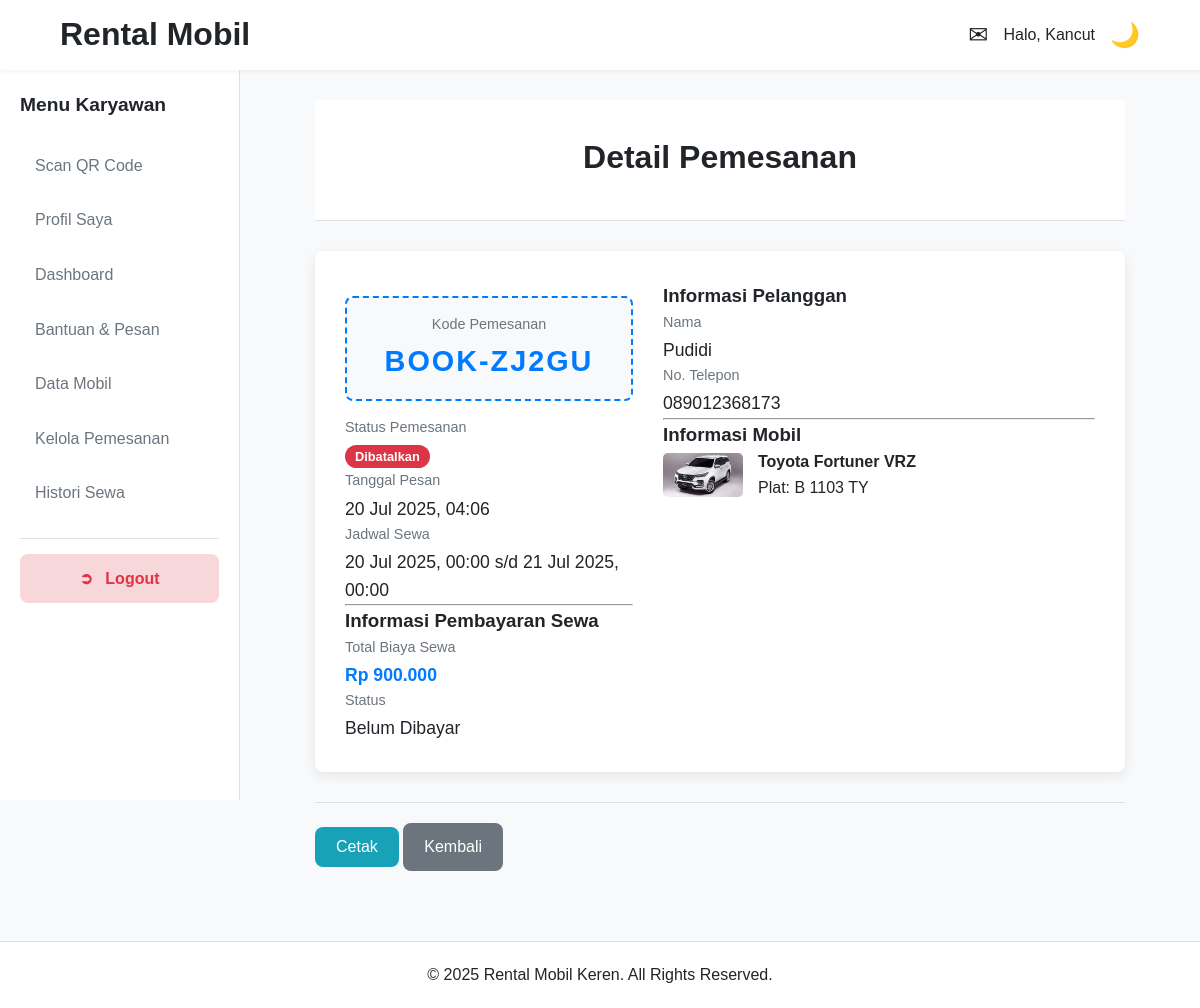
Before: /actions/pemesanan/detail.php?id=15 (signed in) with the older database file.
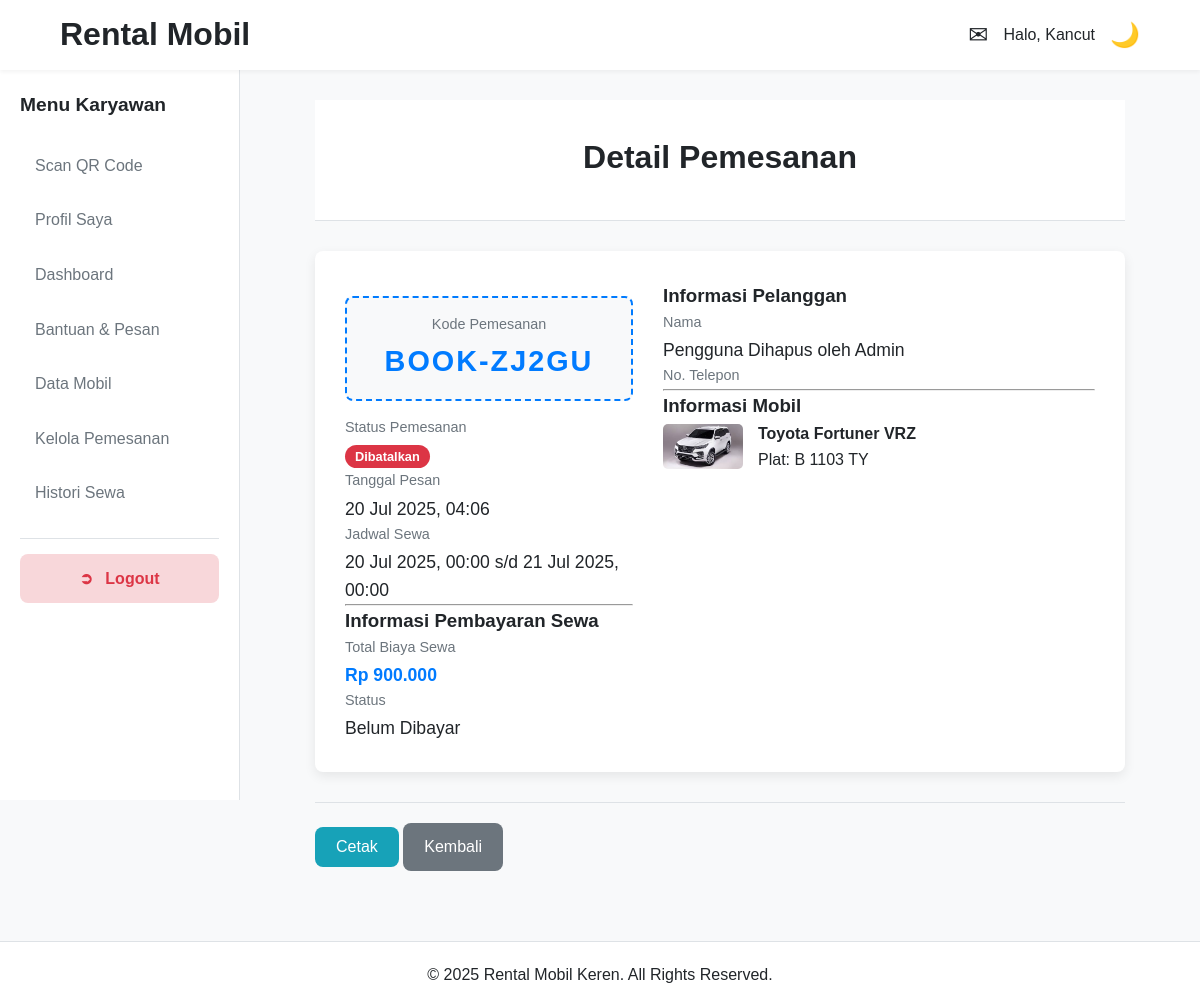
After: the same page with the newer database file.
### tables this page shows
CREATE TABLE `pemesanan` (
  `id_pemesanan` int(11) NOT NULL,
  `kode_pemesanan` varchar(10) NOT NULL,
  `id_pengguna` int(11) NOT NULL,
  `id_mobil` int(11) NOT NULL,
  `tanggal_mulai` datetime NOT NULL,
  `tanggal_selesai` datetime NOT NULL,
  `tanggal_pengembalian` datetime DEFAULT NULL,
  `total_biaya` decimal(12,2) NOT NULL,
  `total_denda` decimal(12,2) DEFAULT 0.00,
  `total_biaya_diajukan` decimal(12,2) DEFAULT NULL,
  `status_pemesanan` enum('Menunggu Pembayaran','Menunggu Verifikasi','Dikonfirmasi','Berjalan','Selesai','Dibatalkan','Pengajuan Pembatalan','Pengajuan Ambil Cepat','Menunggu Pembayaran Denda','Pengajuan Ditolak') NOT NULL,
  `alasan_pembatalan` text DEFAULT NULL,
  `rekening_pembatalan` varchar(50) DEFAULT NULL,
  `rating_pengguna` int(1) DEFAULT NULL,
  `review_pelanggan` text DEFAULT NULL,
  `catatan_admin` varchar(255) DEFAULT NULL,
  `waktu_pengambilan` datetime DEFAULT NULL,
  `waktu_pengembalian` datetime DEFAULT NULL,
  `batas_pembayaran` datetime DEFAULT NULL,
  `tgl_mulai_diajukan` datetime DEFAULT NULL,
  `tanggal_pemesanan` timestamp NOT NULL DEFAULT current_timestamp(),
  `updated_at` timestamp NOT NULL DEFAULT current_timestamp() ON UPDATE current_timestamp()
);

CREATE TABLE `pengguna` (
  `id_pengguna` int(11) NOT NULL,
  `username` varchar(50) NOT NULL,
  `password` varchar(255) NOT NULL,
  `nama_lengkap` varchar(100) NOT NULL,
  `nik` varchar(16) DEFAULT NULL,
  `foto_ktp` varchar(255) DEFAULT NULL,
  `email` varchar(100) NOT NULL,
  `no_telp` varchar(15) NOT NULL,
  `alamat` text DEFAULT NULL,
  `role` enum('Admin','Karyawan','Pelanggan') NOT NULL DEFAULT 'Pelanggan',
  `created_at` timestamp NOT NULL DEFAULT current_timestamp()
);

CREATE TABLE `mobil` (
  `id_mobil` int(11) NOT NULL,
  `plat_nomor` varchar(10) NOT NULL,
  `merk` varchar(50) NOT NULL,
  `model` varchar(50) NOT NULL,
  `tahun` year(4) NOT NULL,
  `jenis_mobil` varchar(50) DEFAULT NULL,
  `harga_sewa_harian` decimal(10,2) NOT NULL,
  `denda_per_hari` decimal(10,2) NOT NULL,
  `status` enum('Tersedia','Disewa','Perawatan','Tidak Aktif','Dipesan') NOT NULL DEFAULT 'Tersedia',
  `gambar_mobil` varchar(255) DEFAULT NULL,
  `spesifikasi` text DEFAULT NULL,
  `kelas_mobil` enum('Low level','Mid level','High level','Luxury') DEFAULT 'Mid level',
  `updated_at` timestamp NOT NULL DEFAULT current_timestamp() ON UPDATE current_timestamp()
);

### includes/functions.php (called while the page is built, shortened)
<?php
function format_rupiah($angka) {
    return 'Rp ' . number_format($angka, 0, ',', '.');
}

### actions/pemesanan/detail.php (the view, shortened to what this page needs)
<?php
require_once '../../includes/config.php';
require_once '../../includes/functions.php';
$id_pemesanan = isset($_GET['id']) ? (int)$_GET['id'] : 0;
try {
    $stmt_main = $pdo->prepare(
        "SELECT p.*,
                u.nama_lengkap AS nama_pelanggan, u.email AS email_pelanggan, u.no_telp AS telp_pelanggan,
                m.merk, m.model, m.plat_nomor, m.gambar_mobil, m.denda_per_hari
         FROM pemesanan p
         JOIN pengguna u ON p.id_pengguna = u.id_pengguna
         JOIN mobil m ON p.id_mobil = m.id_mobil
         WHERE p.id_pemesanan = ?"
    );
    $stmt_main->execute([$id_pemesanan]);
    $pemesanan = $stmt_main->fetch();
    $stmt_sewa = $pdo->prepare("SELECT * FROM pembayaran WHERE id_pemesanan = ? AND tipe_pembayaran = 'Sewa'");
    $stmt_sewa->execute([$id_pemesanan]);
    $pembayaran_sewa = $stmt_sewa->fetch();
} catch (PDOException $e) {
    die("Terjadi kesalahan pada database: " . $e->getMessage());
}
require_once '../../includes/header.php';
?>
<div class="page-header">
    <h1>Detail Pemesanan</h1>
</div>
<div class="detail-container">
    <div class="detail-main">
        <div class="info-item booking-code-item">
            <span class="label">Kode Pemesanan</span>
            <span class="value code"><?= htmlspecialchars($pemesanan['kode_pemesanan']) ?></span>
        </div>
        <div class="info-item"><span class="label">Status Pemesanan</span><span class="value"><span class="status-badge status-<?= strtolower(str_replace(' ', '-', $pemesanan['status_pemesanan'])) ?>"><?= htmlspecialchars($pemesanan['status_pemesanan']) ?></span></span></div>
        <div class="info-item"><span class="label">Tanggal Pesan</span><span class="value"><?= date('d M Y, H:i', strtotime($pemesanan['tanggal_pemesanan'])) ?></span></div>
        <div class="info-item"><span class="label">Jadwal Sewa</span><span class="value"><?= date('d M Y, H:i', strtotime($pemesanan['tanggal_mulai'])) ?> s/d <?= date('d M Y, H:i', strtotime($pemesanan['tanggal_selesai'])) ?></span></div>
        <hr>
        <h3>Informasi Pembayaran Sewa</h3>
        <div class="info-item"><span class="label">Total Biaya Sewa</span><span class="value price"><?= format_rupiah($pemesanan['total_biaya']) ?></span></div>
        <div class="info-item"><span class="label">Status</span><span class="value"><?= htmlspecialchars($pembayaran_sewa['status_pembayaran'] ?? 'Belum Dibayar') ?></span></div>
    </div>
    <div class="detail-sidebar">
        <h3>Informasi Pelanggan</h3>
        <div class="info-item"><span class="label">Nama</span><span class="value"><?= htmlspecialchars($pemesanan['nama_pelanggan']) ?></span></div>
        <div class="info-item"><span class="label">No. Telepon</span><span class="value"><?= htmlspecialchars($pemesanan['telp_pelanggan']) ?></span></div>
        <hr>
        <h3>Informasi Mobil</h3>
        <div class="info-item-row"><img src="<?= BASE_URL ?>assets/img/mobil/<?= htmlspecialchars($pemesanan['gambar_mobil'] ?: 'default-car.png') ?>" alt="Mobil" class="info-item-image">
            <div><strong><?= htmlspecialchars($pemesanan['merk'] . ' ' . $pemesanan['model']) ?></strong><br>Plat: <?= htmlspecialchars($pemesanan['plat_nomor']) ?></div>
        </div>
    </div>
</div>
<div class="detail-actions">
    <button onclick="window.print();" class="btn btn-info">Cetak</button>
    <a href="<?= BASE_URL . strtolower($role_session) ?>/dashboard.php" class="btn btn-secondary">Kembali</a>
</div>
<?php
require_once '../../includes/footer.php';
?>

Changed rows visible on the page:
changed through a linked row, pemesanan "BOOK-ZJ2GU": id_pengguna.nama_lengkap "Pudidi" → "Pengguna Dihapus oleh Admin"; id_pengguna.no_telp "089012368173" → (not shown)
